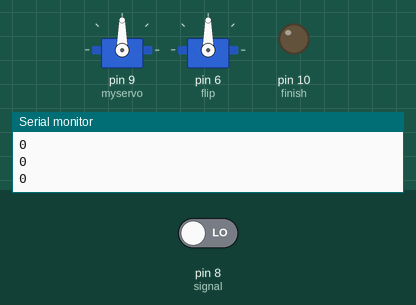
This sketch was run on a simulated Arduino Uno, built with avr-gcc and run on an emulated ATmega328P. Shown: 2 × servo, output pins drawn as LEDs (lit = HIGH), the last lines printed to the serial monitor. The test bench sets the inputs (shaded band); at power-on: pin 8 (signal) LOW.

Above: at 1.2 s.
1.3 s: pin 8 (signal) driven HIGH
At 5.8 s:
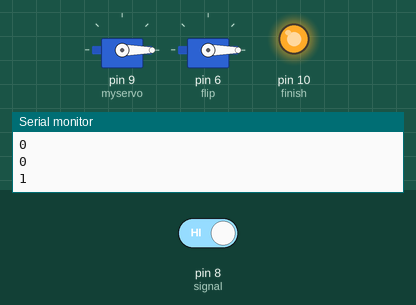
7.3 s: pin 8 (signal) driven LOW
At 8.6 s:
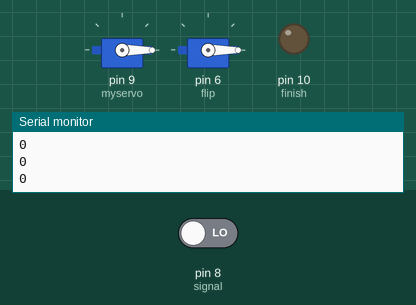
9.1 s: pin 8 (signal) driven HIGH
At 13.1 s:
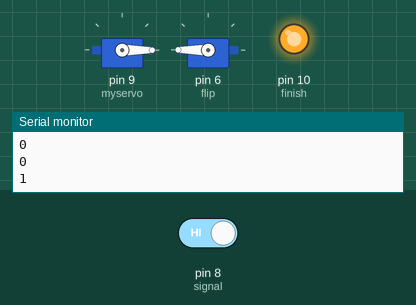
Timing chart, 0 to 24.1 s (numbered marks = the images above; inputs shaded):
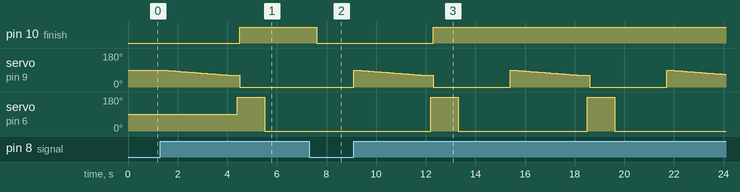

The sketch:

page_flip.ino
```cpp
#include <Servo.h>

int signal=8;
int finish=10;
Servo myservo;
Servo flip;

int signalState=0;


void setup() {
  myservo.attach(9);
  flip.attach(6);
  pinMode(signal,INPUT);
  pinMode(finish,OUTPUT);
  Serial.begin(9600);
  digitalWrite(finish,LOW);

}

void loop() {
  signalState=digitalRead(signal);
  Serial.println(signalState);
  if (signalState==HIGH){
    for(int i=90;i>60;i--){
      myservo.write(i);
      delay(100);
    }
    delay(100);
    flip.write(180);
    delay(100);
    myservo.write(0);
    digitalWrite(finish,HIGH);
    delay(1000);
    flip.write(0);
    delay(2000);
    Serial.println("sending signal");
  }else{
    digitalWrite(finish,LOW);
  }
  delay(100);
}
```

Measured:
- after the input at 1.3 s, pin 10 (finish): LOW → HIGH after 3.2 s; servo on pin 9 (myservo): moves from 90° to 0° over 3.1 s, starting after 0.10 s; servo on pin 6 (flip): 90° → 180° after 3.1 s, → 0° 1.1 s later
- after the input at 7.3 s, pin 10 (finish): HIGH → LOW after 0.30 s; servo on pin 9 (myservo): stops changing and stays 0°
- after the input at 9.1 s, pin 10 (finish): LOW → HIGH after 3.2 s; servo on pin 9 (myservo): ramps from 90° to 0° and jumps back, once every 6.3 s; servo on pin 6 (flip): alternates 180° for 1.1 s and 0° for 5.2 s, starting after 3.1 s
